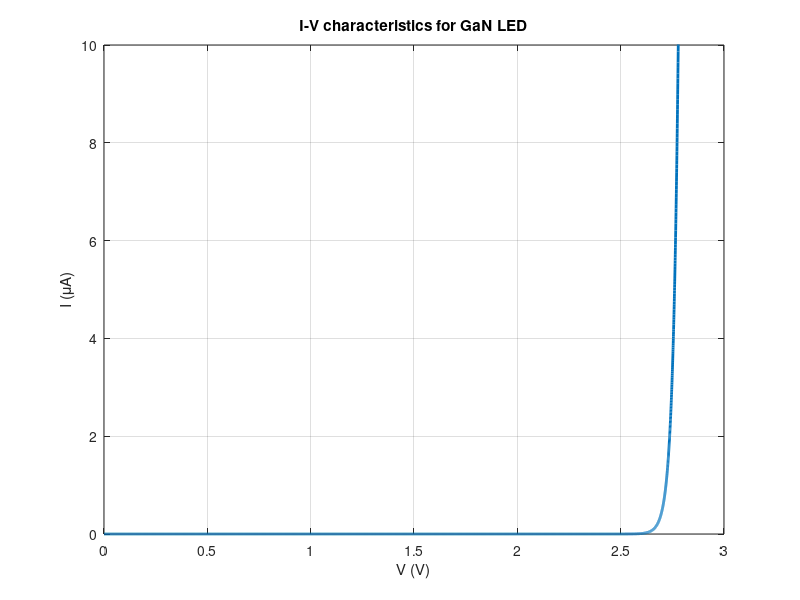

Here is the MATLAB script that generated this plot:
% Clear workspace and command window for fresh start
clc; clearvars; close all;

%% Material Selection and Parameter Definition
% Choose between GaAs (Task 1) or GaN (Task 2) LED characteristics
Task_no = 2; % Task 1: GaAs, Task 2: GaN

switch (Task_no)
    case 1
        % Parameters for GaAs LED
        material = 'GaAs';
        u_n = 8500;        % Electron mobility in cm²/Vs - higher for GaAs
        u_p = 400;         % Hole mobility in cm²/Vs
        Na = 1e15;         % p-type doping concentration (cm⁻³)
        Nd = 5e17;         % n-type doping concentration (cm⁻³)
        ni = 1.79e6;       % Intrinsic carrier concentration (cm⁻³)
        A = 1*(1/10)^2;    % Device cross-sectional area (cm²)
        nf = 1.5;          % Ideality factor - indicates recombination mechanism
        lamda0 = 860e-9;   % Peak emission wavelength (m)

    case 2
        % Parameters for GaN LED
        material = 'GaN';
        u_n = 1800;        % Lower mobility compared to GaAs
        u_p = 30;          % Much lower hole mobility - typical for GaN
        Na = 1e15;         % p-type doping concentration (cm⁻³)
        Nd = 1e18;         % Higher n-type doping for GaN
        ni = 1.9e-10;      % Much lower due to wider bandgap
        A = 0.5*(1/10)^2;  % Smaller device area
        nf = 1;            % Ideal diode behavior assumed
        lamda0 = 360e-9;   % Shorter wavelength (UV region)
end

% Define fundamental physical constants in SI units
h = 6.626e-34;    % Planck's constant (J·s)
k_B = 1.38e-23;   % Boltzmann constant (J/K)
T = 300;          % Temperature (K)
q = 1.6e-19;      % Elementary charge (C)

% Define injection level
deln = 1e17;      % Excess carrier concentration (cm⁻³)

%% Calculate Transport Parameters
% Determine equilibrium minority carrier concentrations
npo = ni^2/Na;    % Electrons in p-region
pno = ni^2/Nd;    % Holes in n-region

% Calculate diffusion coefficients using Einstein relation
Dn = (k_B*T*u_n)/q;    % Electron diffusion coefficient (cm²/s)
Dp = (k_B*T*u_p)/q;    % Hole diffusion coefficient (cm²/s)

% Define radiative recombination coefficient and calculate lifetimes
Br = 1e-10;                           % Radiative recombination coefficient
tau_n = 1/(Br*(Na+npo+deln));        % Electron lifetime in p-region
tau_p = 1/(Br*(pno+Nd+deln));        % Hole lifetime in n-region

% Calculate diffusion lengths
Ln = (Dn*tau_n)^0.5;    % Electron diffusion length
Lp = (Dp*tau_p)^0.5;    % Hole diffusion length

%% Calculate I-V Characteristics
% Define voltage range for calculations
V = linspace(0,3,10000);    % Voltage from 0 to 3V

% Calculate saturation current density using diffusion theory
Js = q*((Dn*npo/Ln)+(Dp*pno/Lp));    % Saturation current density (A/cm²)

% Calculate total saturation current considering device area
Is = A*Js;    % Total saturation current (A)

% Calculate total current using diode equation
I = Is*exp(((q*V)./(nf*k_B*T))-1);    % Current (A)

%% Create and Save Plot
% Plot I-V characteristics with current in microamps
plot(V,I/1e-6, "LineWidth",2);
xlabel('V (V)');
ylabel('I (\muA)');
title(sprintf('I-V characteristics for %s LED',material));

% Set plot limits and add grid
ylim([0 10]);
grid on;

% Save plot as PNG file
saveas(gcf, 'C:\SPB_Data\EEE460_Jan2024_byakc\Exp3_BYAKC\reportprepare\partC_task2.png');
